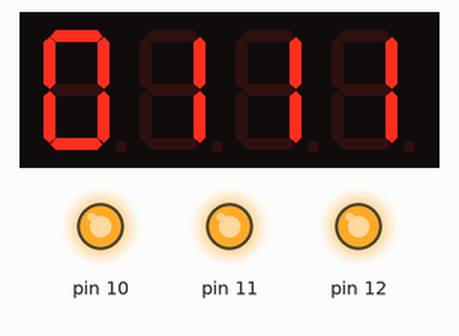
The sketch below on a simulated Arduino Uno, built with avr-gcc and run on an emulated ATmega328P. On the bench: 4-digit seven-segment display, output pins drawn as LEDs (lit = HIGH). Pins used as bus, display or sensor lines are not drawn.

Above: at 0.4 s.
At 4.6 s:
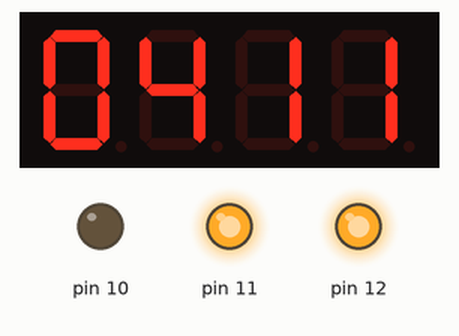
At 8.7 s:
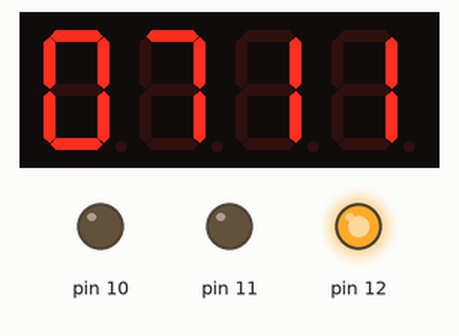
At 15.7 s:
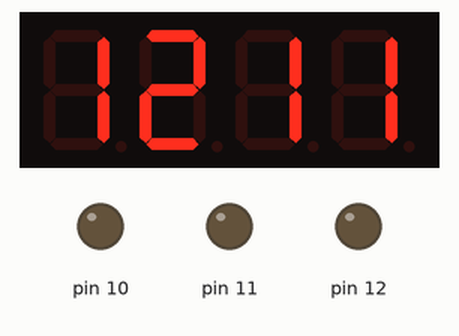
At 24.0 s:
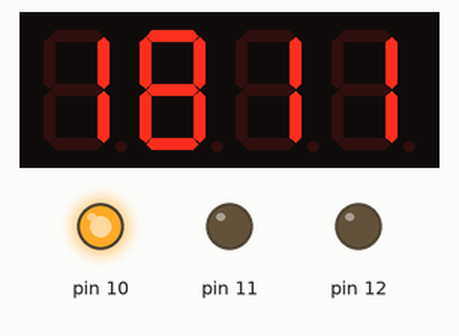
At 32.3 s:
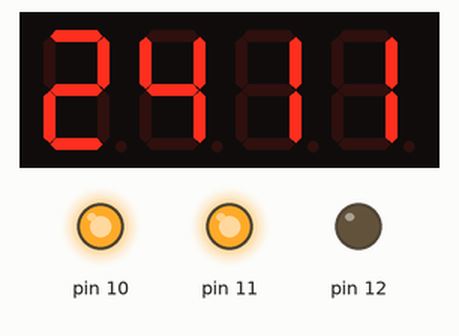
Timing chart, 0 to 35.1 s (numbered marks = the images above):
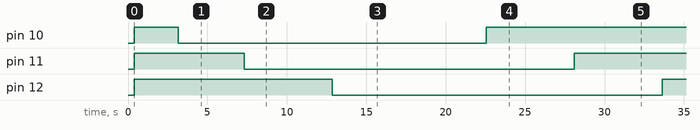

The sketch:

MoonPhaseCalendar.ino
```cpp
// (licence header left out)
#include <TM1637Display.h>
#include <assert.h>

// ----------------------------------------------------------------------------
// Configuration:

// Start date, must be date valid for moon phase algorithm:
// from 1-1-1900 to 31-12-2199 inclusive.
#define START_DATE { 2015, 11, 1 }

// Time showing blank display when updating year or date:
const int display_blank_pause_ms = 100;

// Configuration: Pins

// Moon phase output (contiguous pins):
const int pin_moon_first = 9;  // #13: onboard LED
const int pin_moon_count = 4;
const int phase_count    = 8;

// Date 4-digit display:
const int pin_date_sda   = 0;
const int pin_date_scl   = 1;

// End configuration.

#define dimension_of( a ) ( sizeof(a) / sizeof(0[a]) )

// ----------------------------------------------------------------------------
// Hardware-related

// Rotary encoder:
// ....

// Push buttons:
// ....

// Date display:

using Pause = int;

struct Date
{
    int year;
    int month;
    int day;
};

TM1637Display display( pin_date_scl, pin_date_sda );

void setup_date_display()
{
    // display constructor sets up the pins
    const int max_brightness = 0xf;

    display.setBrightness( max_brightness );
}

void display_pause( Pause const pause_ms )
{
    delay( pause_ms );
}

void display_blank()
{
    using length = uint8_t;
    using pos = uint8_t;

    uint8_t const segs_off   = 0;
    uint8_t const segments[] = { segs_off, segs_off, segs_off, segs_off };

    display.setSegments( segments, length(4), pos(0) );
}

void display_number( int const x, Pause const pause_ms )
{
    using leading_zeros = bool;
    using length = uint8_t;
    using pos = uint8_t;

    display_blank();
    display_pause( pause_ms );
    display.showNumberDec( x, leading_zeros(true), length(4), pos(0) );
}

void display_date( Date const date, Pause const pause_ms )
{
    // blank, pause, yyyy, pause, blank, pause, ddmm
    display_number( date.year, pause_ms );
    display_pause ( pause_ms );
    display_number( 100 * date.day + date.month, pause_ms );
}

// Moon phase display:

int pin_moon( int const i )
{
    return pin_moon_first + i;
}

void setup_moon_phase_display()
{
    for ( int i = 0; i < pin_moon_count; ++i )
    {
        pinMode( pin_moon(i), OUTPUT );
    }
}

void display_moon_phase( int const phase )
{
    static int pattern[] =
    {
        0b0000,
        0b0001,
        0b0011,
        0b0111,
        0b1111,
        0b1110,
        0b1100,
        0b1000,
    };
    static_assert( dimension_of(pattern) == phase_count, "expecting #pattern == pin_moon_count" );

    assert( 0 <= phase && phase < phase_count );

    const int code = pattern[ phase ];

    for ( int i = 0; i < pin_moon_count; ++i )
    {
        digitalWrite( pin_moon(i), bitRead( code, i ) );
    }
}

// ----------------------------------------------------------------------------
// Date algorithm.
// normalise() inspired on https://www.sourceware.org/git/gitweb.cgi?p=newlib-cygwin.git;a=blob_plain;f=newlib/libc/time/mktime.c

#include <stdlib.h>     // for div_t; cstdlib not standard available on Arduino

int is_leap_year( int const year )
{
    return ( 0 == year % 400 ) || (0 == year % 4 && 0 != year % 100 );
}

int days_in_month( int const year, int const month )
{
    enum { Jan, Feb, };

    const int days[12] =
    {
        31, 28, 31, 30, 31, 30, 31, 31, 30, 31, 30, 31,
    };

    return days[ month ] + ( month == Feb && is_leap_year( year ) );
}

Date normalise( Date const date )
{
    Date d{ date.year, date.month - 1, date.day };

    if ( d.month < 0 || d.month > 11 )
    {
        div_t res = div( d.month, 12 );

        d.year += res.quot;

        if ( ( d.month = res.rem ) < 0 )
        {
            d.month += 12;
            --d.year;
        }
    }

    if ( d.day <= 0 )
    {
        while ( d.day <= 0 )
        {
            if ( --d.month == -1 )
            {
                d.year--;
                d.month = 11;
            }
            d.day += days_in_month( d.year, d.month );
        }
    }
    else
    {
        while ( d.day > days_in_month( d.year, d.month ) )
        {
            d.day -= days_in_month( d.year, d.month );

            if ( ++d.month == 12 )
            {
                d.year++;
                d.month = 0;
            }
        }
    }

    return { d.year, d.month + 1, d.day };
}

Date make_date( Date const date, int const add_days )
{
    return normalise( { date.year, date.month, date.day + add_days } );
}

Date prev_date( Date date ) { return make_date( date, -1 ); }
Date next_date( Date date ) { return make_date( date, +1 ); }

// ----------------------------------------------------------------------------
// Moon phase algorithm using integral numbers.
// Simplified to work from 1900 to 2199 inclusive.
// Based on Moon_phase(), http://www.voidware.com/moon_phase.htm

enum MoonPhase
{
    New , WaxingCrescent, FirstQuarter, WaxingGibbous,
    Full, WaningGibbous , ThirdQuarter, WaningCrescent,
};

int moon_phase( Date date )
{
    // Calculates the moon phase (0-7), accurate to 1 segment.
    // 0 = > new moon.
    // 4 => Full moon.

    // Transfer months worth of days to day:

    if ( date.month == 1 )
    {
        --date.day;
    }
    else if ( date.month == 2 )
    {
        date.day += 30;
    }
    else // m >= 3
    {
        date.day += 28 + ( date.month - 2 ) * 3059 / 100 + is_leap_year( date.year );
    }

    const int g = ( date.year - 1900 ) % 19 + 1;
    const int e = ( 11 * g + 18 ) % 30;

    const int adjust = ( (e == 25 && g > 11) || e == 24 );

    return ( ( ( ( e + date.day + adjust ) * 6 + 11 ) % 177 ) / 22 ) % 8;
}

// ----------------------------------------------------------------------------
// main program

void sleep_ms( int ms )
{
    for ( int i = 0; i < ms; ++i )
        delayMicroseconds( 1000 );
}

void setup()
{
    setup_date_display();
    setup_moon_phase_display();
}

Date once( Date date, Pause pause_ms = display_blank_pause_ms )
{
    display_date( date, pause_ms );
    display_moon_phase( moon_phase( date ) );

    return next_date( date );
}

void loop()
{
    static Date date = START_DATE;

    date = once( date );

    sleep_ms( 1000 );
}

// end of file
```

Measured:
- by itself, pin 10: LOW → HIGH at 0.38 s, → LOW 2.8 s later, → HIGH 19.4 s later
- by itself, pin 11: LOW → HIGH at 0.38 s, → LOW 6.9 s later, → HIGH 20.8 s later
- by itself, pin 12: LOW → HIGH at 0.38 s, → LOW 12.5 s later, → HIGH 20.8 s later
- what the display in image 0 shows lasts 1.0 s, from 0.4 s to 1.4 s
